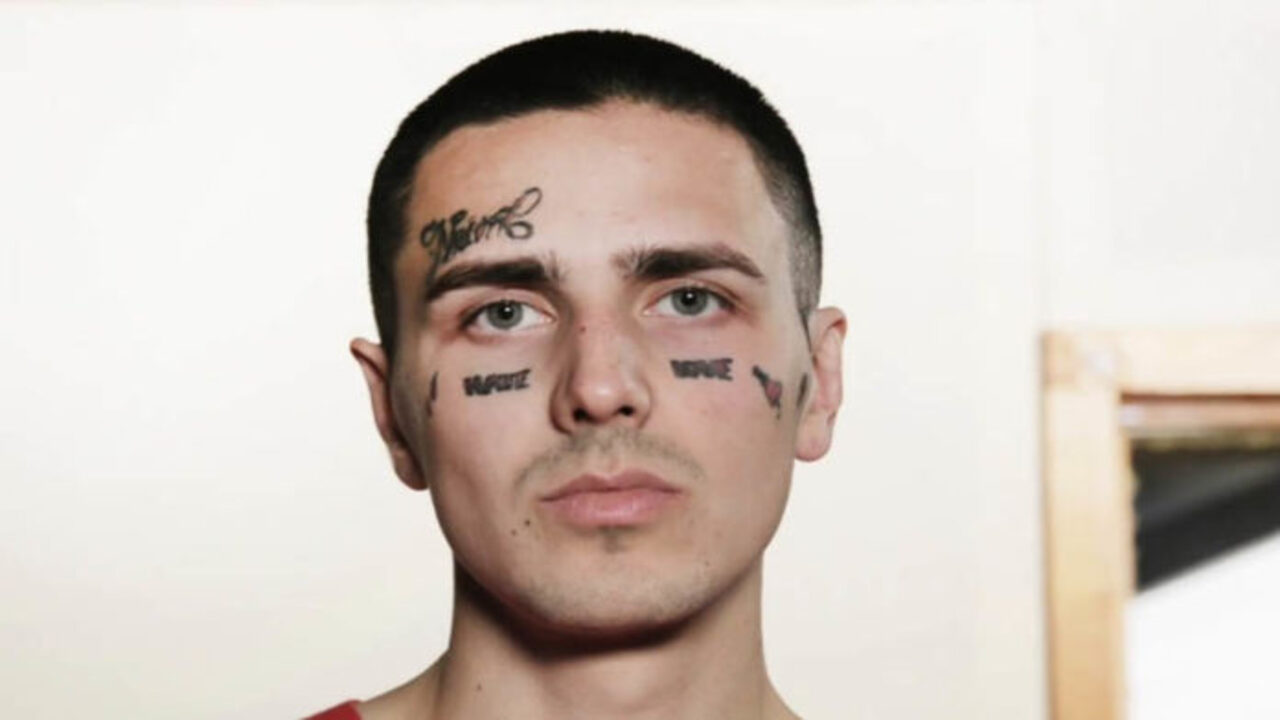
#> input picture image.jpg, 1280 x 720 px, given in place of the camera
$ python test3.py
#> lines starting #> are read from the running program, lines starting #| are printed output that depends on the picture; after the words box and inside, x2 and y2 are one past the last pixel; in counts of white or black regions, pixels touching at a corner belong together
import cv2

face_cascade = cv2.CascadeClassifier('haarcascade_frontalface_default.xml')
eye_cascade = cv2.CascadeClassifier('haarcascade_eye_tree_eyeglasses.xml')
cap = cv2.VideoCapture(0)

while cap.isOpened():
    _, img = cap.read()
#> img is the input picture: shape (720, 1280, 3); mean B, G, R 191.5, 199.4, 210.1
    img = cv2.flip(img, 1)
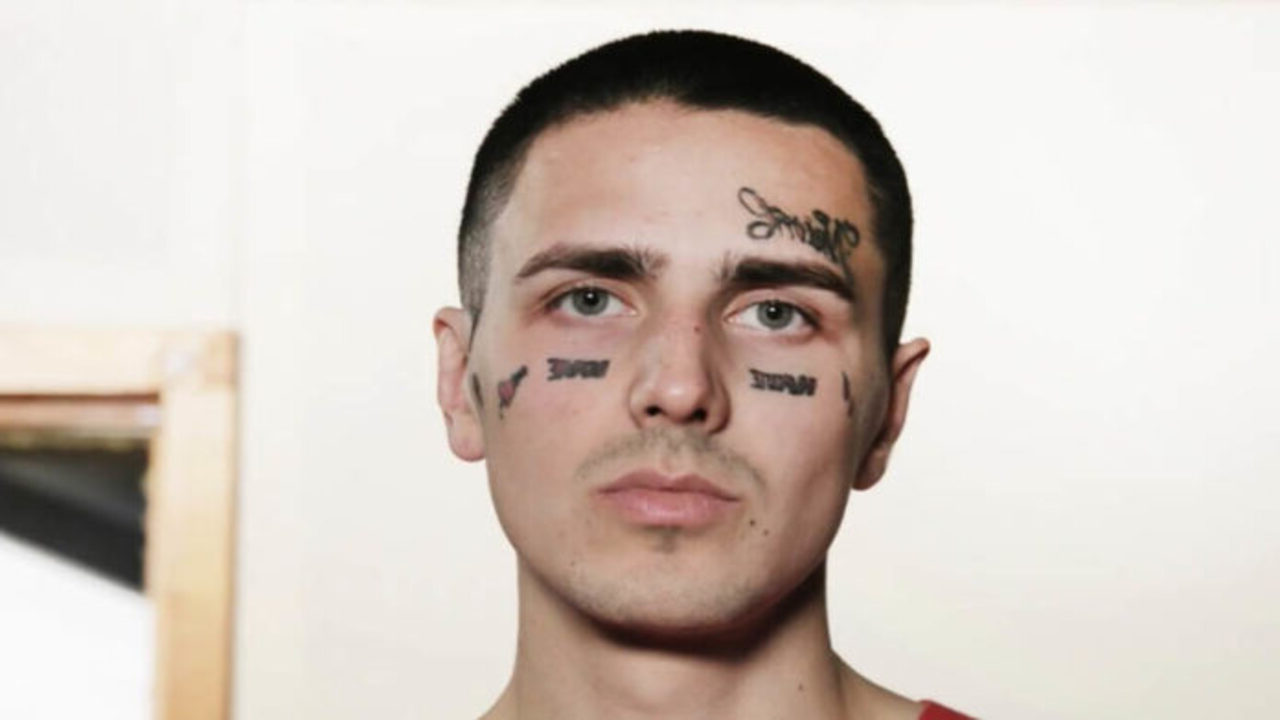
#> img: shape (720, 1280, 3); mean B, G, R 191.5, 199.4, 210.1
    img = cv2.resize(img, (500, 500), interpolation=cv2.INTER_AREA)
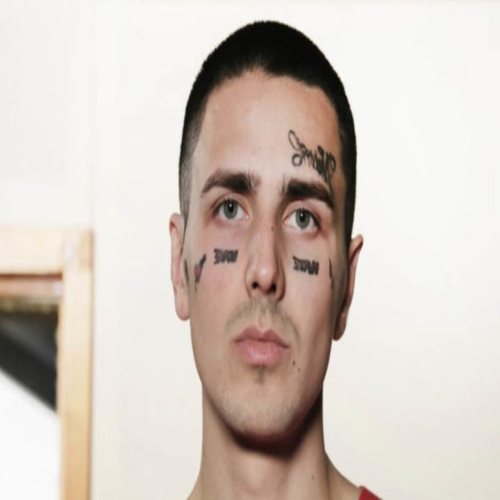
#> img: shape (500, 500, 3); mean B, G, R 191.5, 199.4, 210.1
    # img = cv2.fastNlMeansDenoisingColored(img,None,5,5,1,3)
    gray = cv2.cvtColor(img, cv2.COLOR_BGR2GRAY)
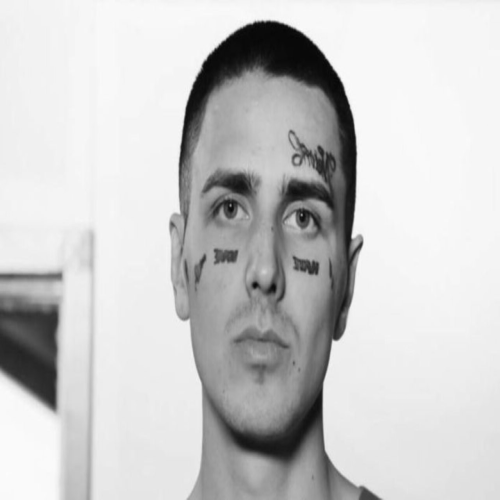
#> gray: shape (500, 500); min 6, max 252, mean 201.8
    faces = face_cascade.detectMultiScale(gray, 1.1, 4)
#> faces = [[138, 100, 254, 254]]

    for (x, y , w ,h) in faces:
        cv2.rectangle(img, (x,y), (x+w, y+h), (255, 0 , 0), 3)
        roi_gray = gray[y:y+h, x:x+w]
        roi_color = img[y:y+h, x:x+w]
        eyes = eye_cascade.detectMultiScale(roi_gray)
        for (ex, ey ,ew, eh) in eyes:
            cv2.rectangle(roi_color, (ex,ey), (ex+ew, ey+eh), (0, 255, 0), 2)
#> this loop made 1 pass
#> (x, y, w, h, eyes) on pass 1: (138, 100, 254, 254, [[68, 86, 48, 48], [137, 94, 51, 51]])
#> pass 1, `roi_gray = gray[y:y+h, x:x+w]`:
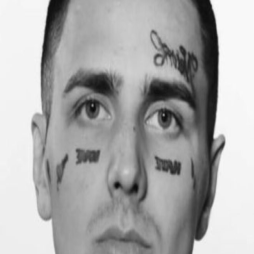
#> roi_gray: shape (254, 254); min 7, max 250, mean 169.3
#> pass 1, `roi_color = img[y:y+h, x:x+w]`:
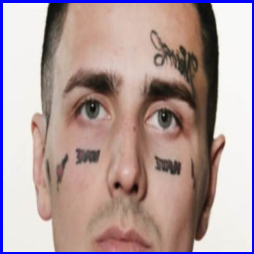
#> roi_color: shape (254, 254, 3); mean B, G, R 155.9, 155.8, 177
#> after the loop:
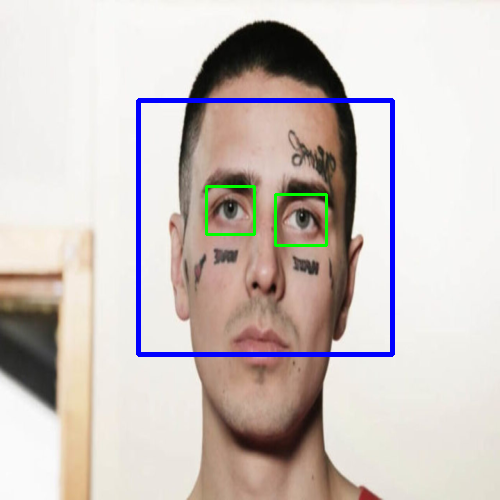
#> img: shape (500, 500, 3); 2.5% of pixels changed, all inside (x1, y1, x2, y2) = (136, 98, 395, 357)
#> after the loop:
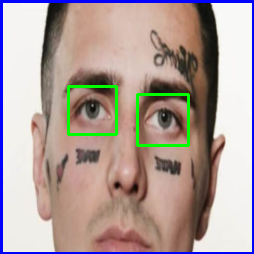
#> roi_color: shape (254, 254, 3); 1.83% of pixels changed, all inside (x1, y1, x2, y2) = (67, 85, 190, 147)

    # Display the output
    cv2.imshow('img', img)
    if cv2.waitKey(1) & 0xFF == ord('q'):
#> (key q is pressed here)
        break

cap.release()
